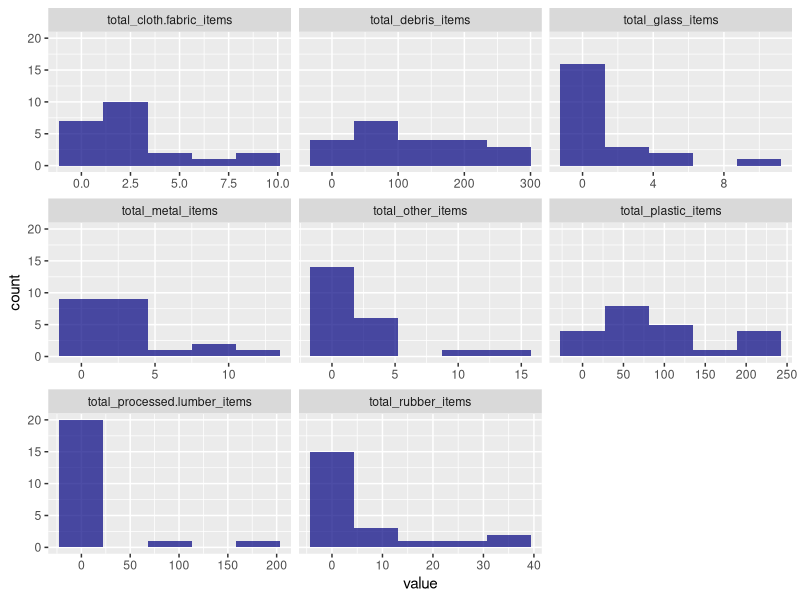
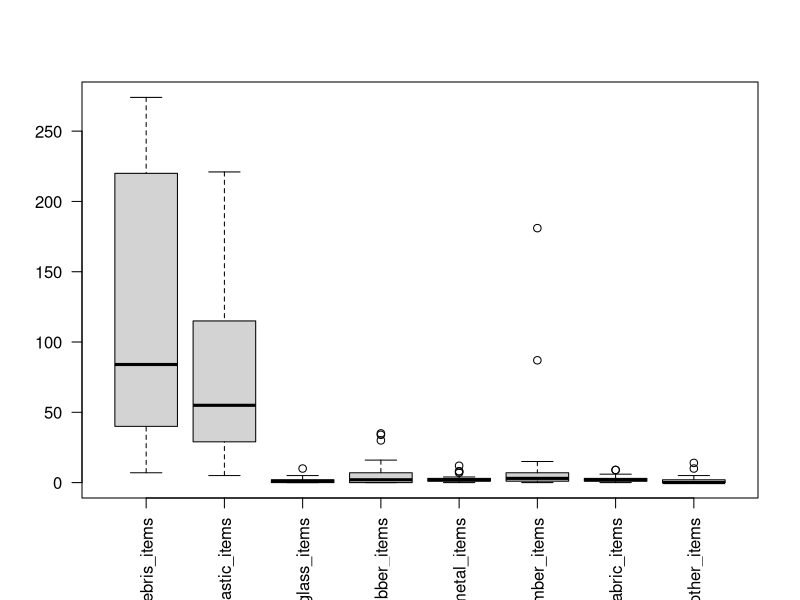
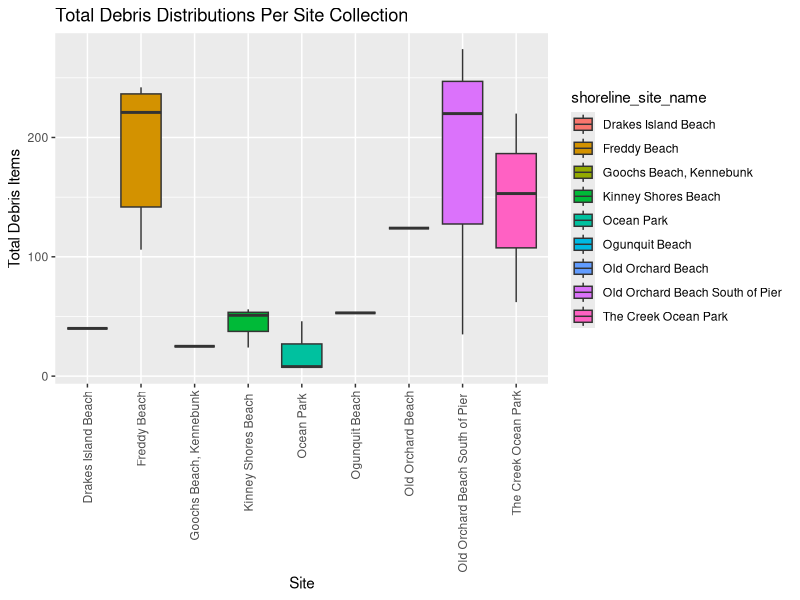
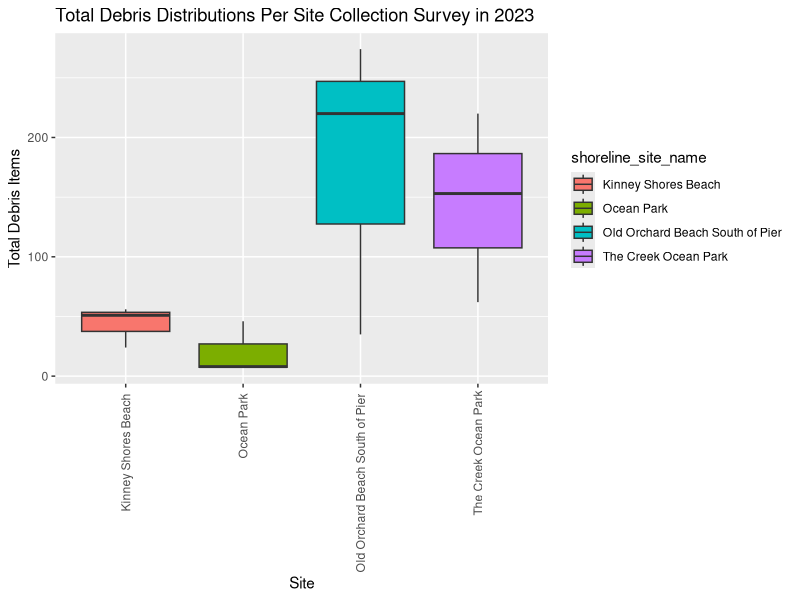
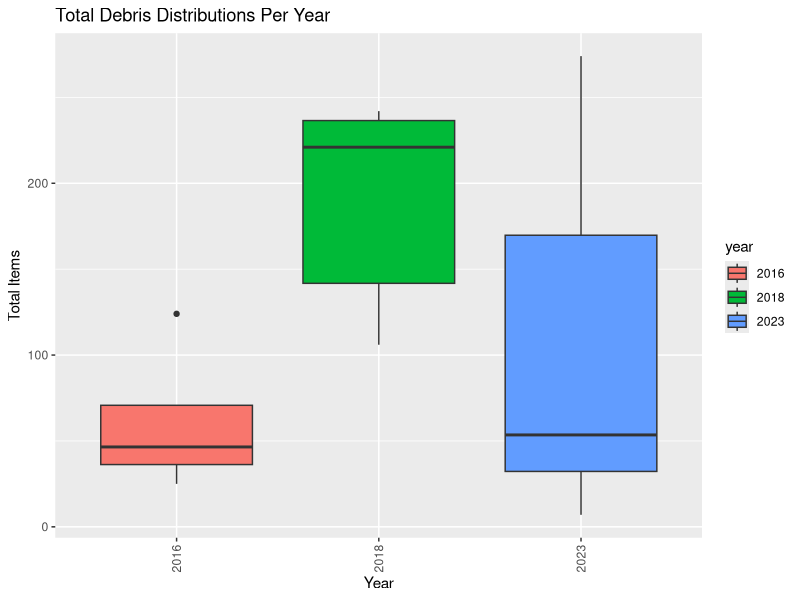
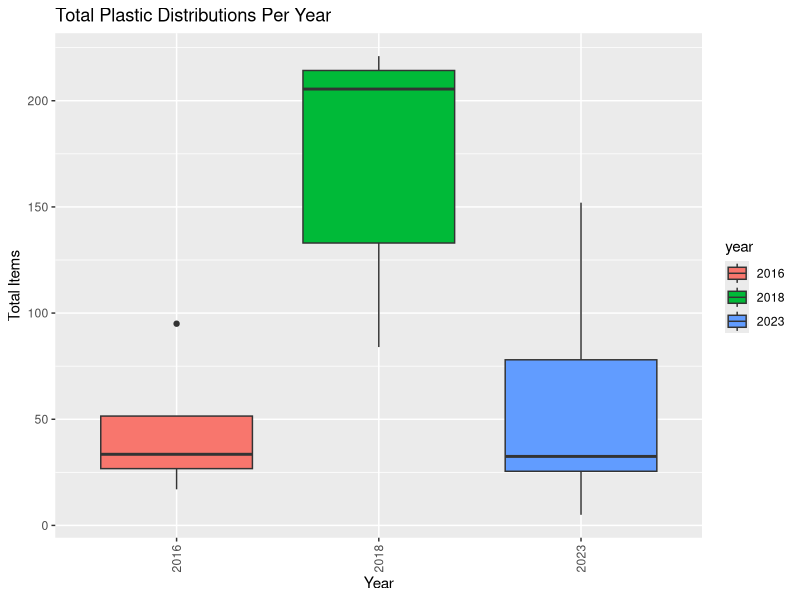
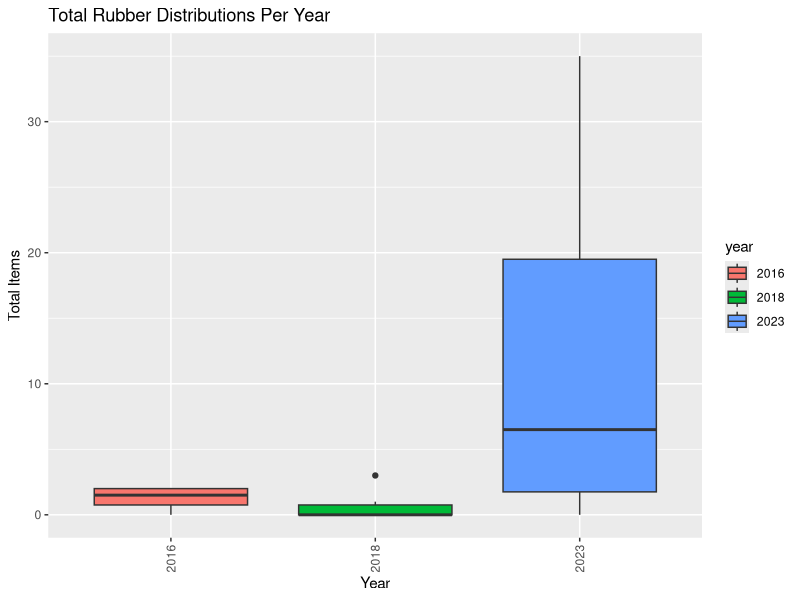
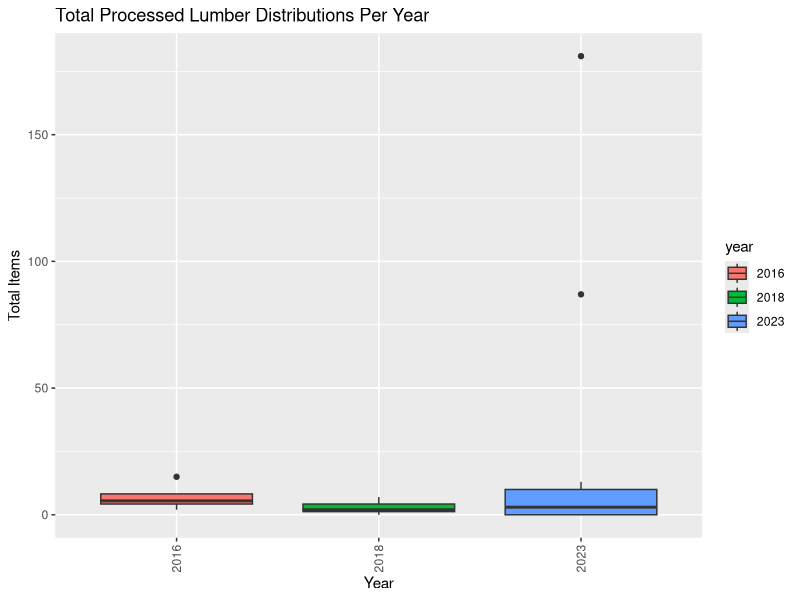

Write R code to recreate these figures, in order.
## ---- chunk 1
debris_df = read.csv("data/debris_data_no_backbarrier.csv")

totals_cols <- c(
  "total_debris_items",
  "total_plastic_items",
  "total_glass_items",
  "total_rubber_items",
  "total_metal_items",
  "total_processed.lumber_items",
  "total_cloth.fabric_items",
  "total_other_items"
  
)

numeric_columns <- c(
  "total_debris_items",
  "total_plastic_items",
  "total_glass_items",
  "total_rubber_items",
  "total_metal_items",
  "total_processed.lumber_items",
  "total_cloth.fabric_items",
  "total_other_items",
  "plastic.fragments.film",
  "plastic.fragments.foamed",
  "plastic.fragments.hard", 
  "plastic.bags",
  "plastic.beverage.bottles",
  "plastic.bottle.or.container.caps", 
  "plastic.cups",
  "plastic.food.wrappers",
  "plastic.other.jugs.or.containers", 
  "plastic.straws",
  "plastic.utensils",
  "plastic.6.pack.rings", 
  "plastic.cigar.tips",
  "plastic.cigarettes",
  "plastic.disposable.cigarette.lighters", 
  "plastic.buoys.and.floats",
  "plastic.fishing.lures.and.line", 
  "plastic.rope.and.nets",
  "plastic.balloons",
  "plastic.personal.care.products", 
  "plastic.shotgun.shells.wads",
  "plastic.other", "metal.fragments", 
  "metal.aerosol.cans",
  "metal.aluminum.tin.cans",
  "metal.other", 
  "glass.fragments",
  "glass.beverage.bottles",
  "glass.jars",
  "glass.other",
  "rubber.fragments",
  "rubber.balloons",
  "rubber.flip.flops",
  "rubber.gloves", 
  "rubber.tires",
  "rubber.other",
  "processed.lumber.building.material",
  "processed.lumber.paper.and.cardboard", 
  "processed.lumber.bags",
  "processed.lumber.other",
  "cloth.fabric.fragments", 
  "cloth.fabric.clothing.and.shoes",
  "cloth.fabric.face.masks", 
  "cloth.fabric.gloves",
  "cloth.fabric.rope.and.nets",
  "cloth.fabric.towels.rags", 
  "cloth.fabric.other",
  "other.other",
  "plastic.other.fireworks", 
  "metal.other.construction.material",
  "rubber.other.lobster.claw.rubber.bands",
  "processed.lumber.paper.and.cardboard.fireworks", 
  "other.other.asphalt",
  "other.other.brick",
  "other.other.wax")

debris_df <- debris_df[, sapply(debris_df, class) != "logical"]
debris_df$year <- substr(debris_df$survey_date, 1, 4)

write.csv(debris_df, "cleaned_debris_no_backbarrier.csv")
## ---- chunk 2
#hist(debris_df[test_cols])
#install.packages("tidyverse")
#install.packages("GGally")

# For ALL DATA
library(tidyr)
library(ggplot2)
ggplot(gather(debris_df[totals_cols]), aes(value)) + 
    geom_histogram(bins = 5, fill="navyblue", alpha=.7) + 
    facet_wrap(~key, scales = 'free_x')

## ---- chunk 3

# FOR ALL DATA
boxplot(debris_df[totals_cols], las=2)

## ---- chunk 4
# boxplot of debris totals per site
ggplot(debris_df, aes(x=shoreline_site_name, y=total_debris_items, fill=shoreline_site_name)) + 
  geom_boxplot() +
  scale_x_discrete(guide = guide_axis(angle = 90)) +
  ggtitle("Total Debris Distributions Per Site Collection") +
  ylab("Total Debris Items") +
  xlab("Site")
## ---- chunk 5
# boxplot of debris totals per site
ggplot(subset(debris_df, year == "2023"), aes(x=shoreline_site_name, y=total_debris_items, fill=shoreline_site_name)) + 
  geom_boxplot() +
  scale_x_discrete(guide = guide_axis(angle = 90)) +
  ggtitle("Total Debris Distributions Per Site Collection Survey in 2023") +
  ylab("Total Debris Items") +
  xlab("Site")
## ---- chunk 6
# boxplot of debris totals per year


ggplot(debris_df, aes(x=year, y=total_debris_items, fill=year)) + 
  geom_boxplot() +
  scale_x_discrete(guide = guide_axis(angle = 90)) +
  ggtitle("Total Debris Distributions Per Year") +
  ylab("Total Items") +
  xlab("Year")

ggplot(debris_df, aes(x=year, y=total_plastic_items, fill=year)) + 
  geom_boxplot() +
  scale_x_discrete(guide = guide_axis(angle = 90)) +
  ggtitle("Total Plastic Distributions Per Year") +
  ylab("Total Items") +
  xlab("Year")

ggplot(debris_df, aes(x=year, y=total_rubber_items, fill=year)) + 
  geom_boxplot() +
  scale_x_discrete(guide = guide_axis(angle = 90)) +
  ggtitle("Total Rubber Distributions Per Year") +
  ylab("Total Items") +
  xlab("Year")


ggplot(debris_df, aes(x=year, y=total_processed.lumber_items, fill=year)) + 
  geom_boxplot() +
  scale_x_discrete(guide = guide_axis(angle = 90)) +
  ggtitle("Total Processed Lumber Distributions Per Year") +
  ylab("Total Items") +
  xlab("Year")

ggplot(debris_df, aes(x=year, y=total_metal_items, fill=year)) + 
  geom_boxplot() +
  scale_x_discrete(guide = guide_axis(angle = 90)) +
  ggtitle("Total Metal Distributions Per Year") +
  ylab("Total Items") +
  xlab("Year")
## ---- chunk 7
t.test(debris_df[debris_df$year == "2018"]$total_debris_items, debris_df[debris_df$year == "2023"]$total_debris_items)
## ---- chunk 8
# boxplot of debris totals per site vs freddy beach
library("dplyr")
freddy_vs_all_df <- debris_df
freddy_vs_all_df <- freddy_vs_all_df %>%
  mutate(beach = if_else(shoreline_site_name == "Freddy Beach", "Freddy Beach", "Other"))
ggplot(freddy_vs_all_df, aes(x=beach, y=total_debris_items, fill=beach)) + 
  geom_boxplot() +
  scale_x_discrete(guide = guide_axis(angle = 90)) +
  ggtitle("Total Debris Distribution at Freddy Beach vs All Other Sites") +
  ylab("Total Items") +
  xlab("Site")
## ---- chunk 9

# means of the two groups vs each other.
print(mean(freddy_vs_all_df[freddy_vs_all_df$beach == "Freddy Beach"]$total_debris_items))
not_freddy <- subset(freddy_vs_all_df, subset=beach != "Freddy Beach")
print(mean(not_freddy$total_debris_items))


# On Average, there is 11% more debris at Freddy Beach than all other sites.
(116 - 87)/(116 + 87)
## ---- chunk 10
# T test of Freddy beach total debris vs every other location.
# We have a p-value of 1e-6, and a confidence interval of 86 to 162 with the mean sitting at 124 debris pieces.

t.test(debris_df[debris_df$shoreline_site_name == "Freddy Beach"]$total_debris_items, debris_df[debris_df$shoreline_site_name != "Freddy Beach"]$total_debris_items)

## ---- chunk 11
anovatest <- aov(total_debris_items ~ year, data=debris_df)
summary(anovatest)

## ---- chunk 12
trimmed_data <- subset(debris_df, select=c(
  'total_plastic_items',
  'shoreline_site_id',
  'shoreline_site_name',
  'total_glass_items',
  'total_rubber_items',
  'total_metal_items',
  'total_processed.lumber_items',
  'total_cloth.fabric_items',
  'total_other_items'))

total_columns <- c('total_plastic_items',
                  'total_glass_items',
                  'total_rubber_items',
                  'total_metal_items',
                  'total_processed.lumber_items',
                  'total_cloth.fabric_items',
                  'total_other_items')
sum_df <- trimmed_data %>% group_by(shoreline_site_name) %>% summarise_at(total_columns, sum)
sum_df <- sum_df[order(sum_df$total_plastic_items),]
sum_df$shoreline_site_name <- factor(sum_df$shoreline_site_name, levels=rev(c(
  'Freddy Beach', 'Old Orchard Beach South of Pier ', 'The Creek Ocean Park', 'Ocean Park ',
  'Kinney Shores Beach ', 'Old Orchard Beach', 'Ogunquit Beach', 'Drakes Island Beach', 'Goochs Beach, Kennebunk')))

sum_df |> pivot_longer(-shoreline_site_name) |> ggplot(aes(x=shoreline_site_name, y=value, fill=name)) +
  geom_bar(position="stack", stat="identity") + coord_flip() + 
  ggtitle("Total Debris Type Breakdown Per Site") +
  xlab("Site Locations") +
  ylab("Total Debris (#)")

